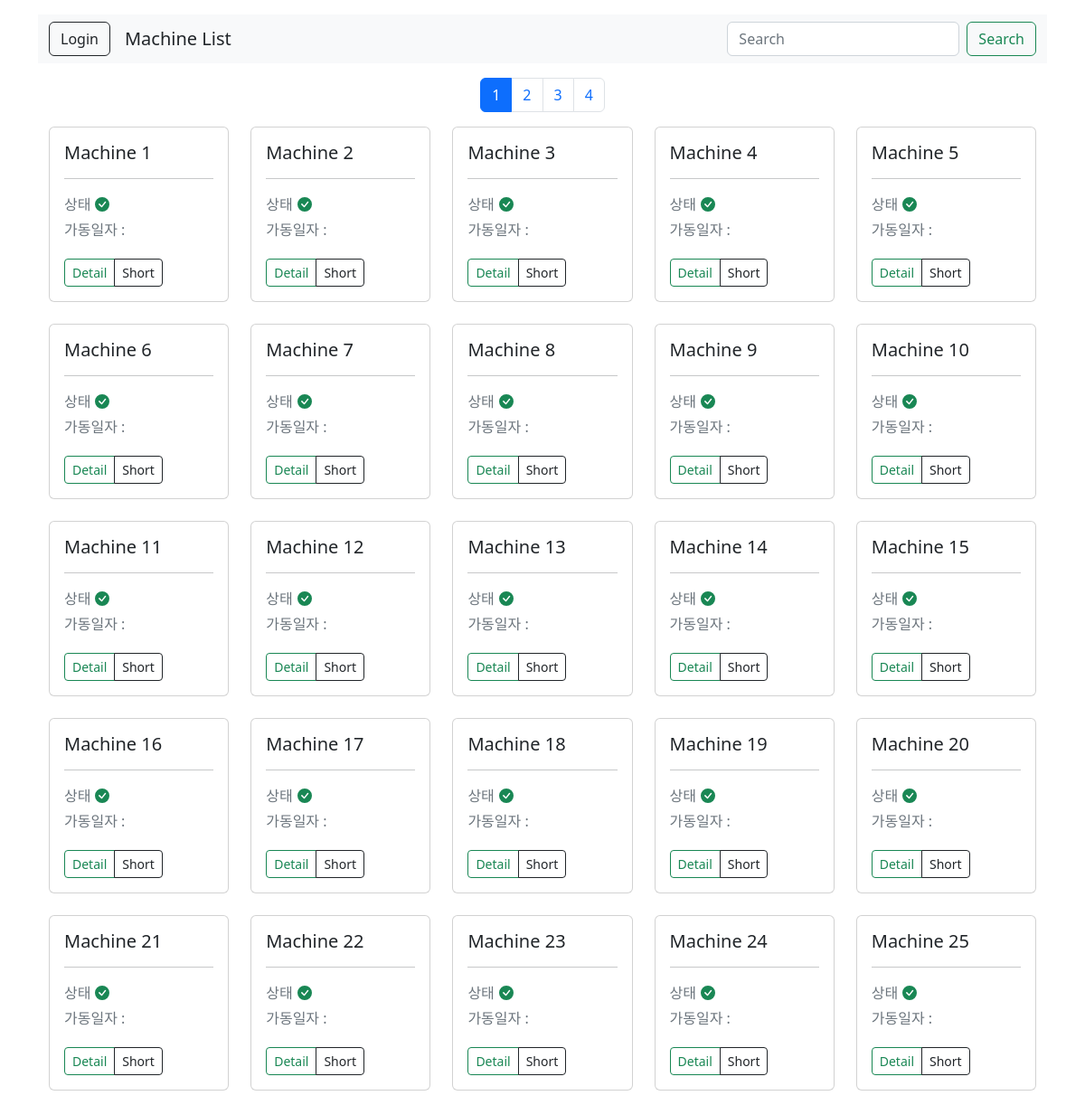
Screenshot of /machine/ with the database file from the repository.
### space1/models.py (models this page shows)
class machineModel(models.Model):
    id = models.AutoField(primary_key=True)
    n = models.IntegerField()
    def __str__(self):
        return str(self.id)

### space1/views.py (the view)
# urls.py: path('', views.index, name='index'),  # /machine
def index(request):
    query = request.GET.get('q')
    if query:
        mList = mM.objects.filter(
            Q(n=query)
        )
    else:
        mList = mM.objects.all()
    paginator = Paginator(mList, 25)
    page = request.GET.get('page') # 페이지 번호 (1~4)
    showPage = paginator.get_page(page)
    context = {'machine': showPage}
    return render(request, 'space1/index.html', context)

### templates/space1/index.html (shortened to what this page needs)
{% load static %}
<!DOCTYPE html>
<html lang="ko">
  <head>
    <link href="https://cdn.jsdelivr.net/npm/bootstrap@5.2.3/dist/css/bootstrap.min.css" rel="stylesheet"/>
  </head>
  <body>
    <div class="container my-3">
      <nav class="navbar bg-light my-3">
        <div class="container-fluid">
          <div class="d-flex justify-content-between align-items-center">
            <div class="dropdown d-inline-block me-3">
              {% if user.is_authenticated %}
                <a class="btn dropdown-toggle btn-outline-dark" type="button" data-bs-toggle="dropdown" aria-expanded="false">
                  {{ user.username }}
                </a>
                <ul class="dropdown-menu">
                  <li>
                    <a class="dropdown-item" href="#">Profile</a>
                  </li>
                  <li>
                    <form method="post" action="{% url 'logout' %}">
                      {% csrf_token %}
                      <button type="submit" class="dropdown-item">Logout</button>
                    </form>
                  </li>
                </ul>
              {% else %}
                <form method="post" action="{% url 'login' %}">
                  <button type="submit" class="btn btn-outline-dark">Login</button>
                </form>
              {% endif %}
            </div>
            <ol class="breadcrumb m-0 p-0">
              <li class="breadcrumb-item" aria-current="page">
                <a class="navbar-brand text-decoration-none text-reset" href="{% url 'index' %}">
                  Machine List
                </a>
              </li>
            </ol>
          </div>
          <form method="get" class="d-flex" role="search" action="{% url 'index' %}">
            <input class="form-control me-2" type="search" placeholder="Search" aria-label="Search" name="q">
            <button class="btn btn-outline-success" type="submit">Search</button>
          </form>
        </div>
      </nav>
      <nav aria-label="Page navigation">
        <div class="d-flex justify-content-center">
          <ul class="pagination">
            {% for page in machine.paginator.page_range %}
              {% if page == machine.number %}
                <li class="page-item">
                  <a class="page-link active" href="?page={{ page }}">{{ page }}</a>
                </li>
              {% else %}
                <li class="page-item">
                  <a class="page-link" href="?page={{ page }}">{{ page }}</a>
                </li>
              {% endif %}
            {% endfor %}
          </ul>
        </div>
      </nav>
      <div class="container-fluid">
        <div class="row row-cols-2 row-cols-sm-2 row-cols-md-3 row-cols-lg-4 row-cols-xl-5 g-4">
          {% for data in machine %}
            <div class="col">
              <div class="card h-100">
                <div class="card-body">
                  <h5 class="list-group-item card-title mb-2">Machine
                    {{ data }}</h5>
                  <hr>
                  <ul class="list-group">
                    <li class="list-group-item border-0 pt-0 pb-1 text-muted align-items-center d-flex" style="gap: 0; padding-left: 0px;">
                      상태
                    </li>
                    <li class="list-group-item border-0 pt-0 pb-1 text-muted align-items-center d-flex" style="gap: 0; padding-left: 0px;">가동일자 :
                    </li>
                  </ul>
                  <div class="btn-group mt-3" role="group" aria-label="Basic mixed styles example">
                    <a class="btn btn-outline-success btn-sm" href="{% url 'detail' data%}">Detail</a>
                    <a class="btn btn-outline-dark btn-sm" href="{% url 'short' data%}">Short</a>
                  </div>
                </div>
              </div>
            </div>
          {% endfor %}
        </div>
      </div>
    </div>
  </body>
</html>

### rows the page displays
machineModel: id "1"
machineModel: id "2"
machineModel: id "3"
machineModel: id "4"
machineModel: id "5"
machineModel: id "6"
machineModel: id "7"
machineModel: id "8"
machineModel: id "9"
machineModel: id "10"
machineModel: id "11"
machineModel: id "12"
machineModel: id "13"
machineModel: id "14"
machineModel: id "15"
machineModel: id "16"
machineModel: id "17"
machineModel: id "18"
machineModel: id "19"
machineModel: id "20"
machineModel: id "21"
machineModel: id "22"
machineModel: id "23"
machineModel: id "24"
machineModel: id "25"

### other values shown
{{ page }} "1"
{{ page }} "2" "3" "4"
